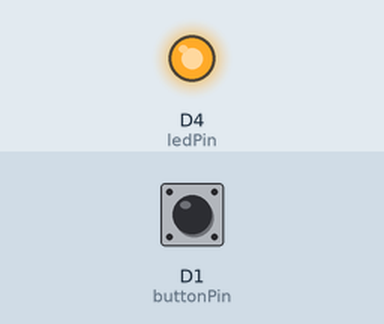
Simulated run of this sketch. Board: ESP8266 (NodeMCU). Shown: output pins drawn as LEDs (lit = HIGH). Inputs (shaded band) come from the test bench; at power-on: D1 (buttonPin) HIGH.

Above: at 1.2 s.
1.3 s: D1 (buttonPin) pulled LOW for 0.15 s
At 1.37 s:
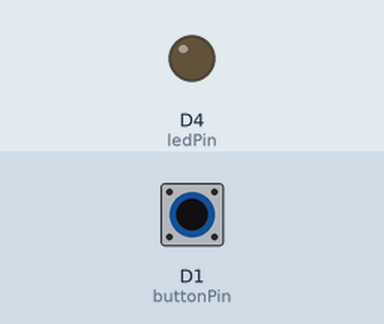
2.9 s: D1 (buttonPin) pulled LOW for 3.2 s
At 7.0 s:
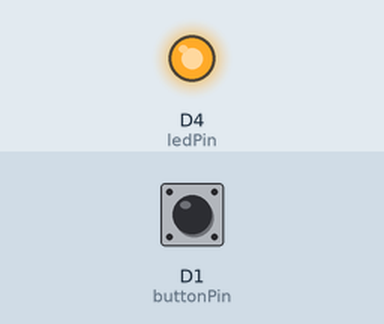
Timing chart, 0 to 8.5 s (numbered marks = the images above; inputs shaded):
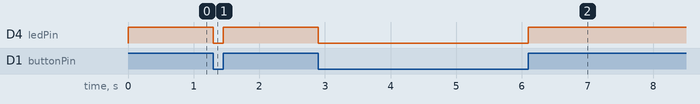

Measured:
- after the input at 1.3 s, D4 (ledPin): HIGH → LOW at once, → HIGH 0.15 s later
- after the input at 2.9 s, D4 (ledPin): HIGH → LOW at once, → HIGH 3.2 s later

The sketch:

02-_Button.ino
```cpp
/*
  Button
  IOT na prática com o ESP8266
  https://projetosiot.com.br/
  http://www.arduino.cc/en/Tutorial/Button
  https://learn.sparkfun.com/tutorials/esp8266-thing-hookup-guide/using-the-arduino-addon
*/


// Definições dos pinos de Entrada e Saída
const int buttonPin = D1;     // D1 = GPIO5 (General Purpose Input/Output)
const int ledPin =  D4;      // D4 = GPIO2 LEDBuiltin (Cuidado GPIO 16 nao tem esta funcao)

// Definição das variáveis
int buttonState = 0;         // Inicializa a variárel do estado do pushbutton como 0

void setup() {

  pinMode(ledPin, OUTPUT); // Incializa o ledPin  como saída
  //pinMode(buttonPin, INPUT); // Incializa o buttonPin  como entrada (Precisa Resistor de PULLUP)
  pinMode(buttonPin, INPUT_PULLUP); // Incializa o buttonPin  como entrada (Precisa Resistor de PULLUP)
}

void loop() {
  // Leitura do estado do valor do pushbutton
  buttonState = digitalRead(buttonPin);

  // Verifica se o pushbutton está pressionado, se for HIGH:
  if (buttonState == HIGH) {
    // Liga o Led (Depende da ligação):
    digitalWrite(ledPin, HIGH);
  } else {
    // Apaga o led
    digitalWrite(ledPin, LOW);
  }
}
```
